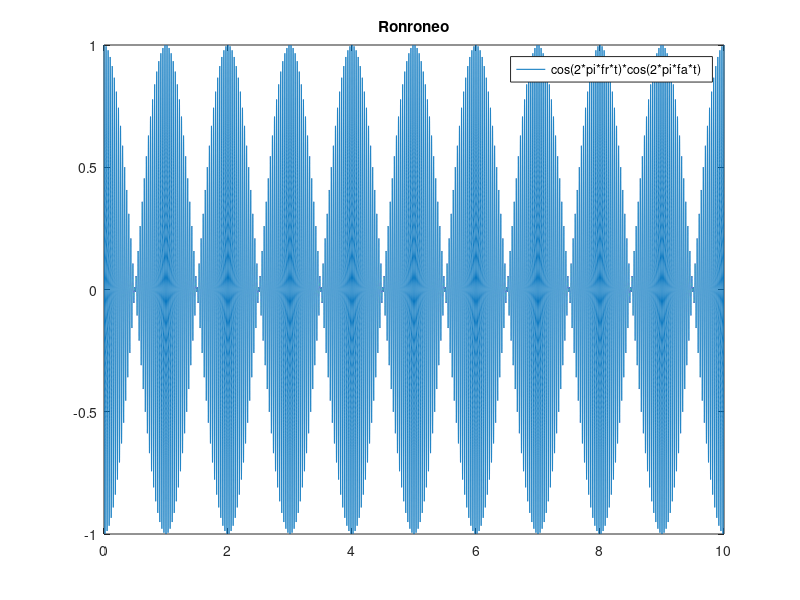

MATLAB code to generate this figure:
fm=48e3;
Tm=1/fm;
tf=10;
t=0:Tm:tf;

fr=30;
yr=cos(2*pi*fr*t);

fa=0.5;
ya=cos(2*pi*fa*t);

ron=yr.*ya;
plot(t,ron)
title("Ronroneo")
legend('cos(2*pi*fr*t)*cos(2*pi*fa*t)')
sound(ron,fm)
filename = 'cat.wav';
audiowrite(filename,ron,fm);
clear y Fs